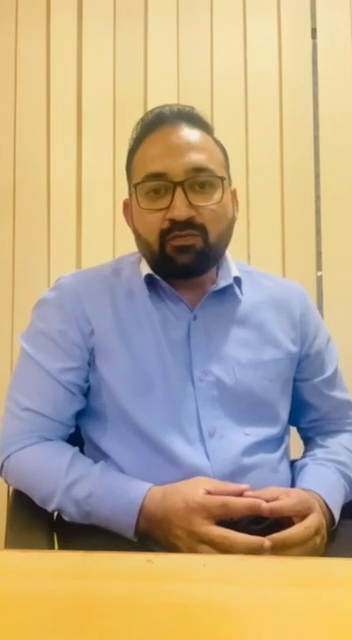
#> input picture frame 88 of _apps/crypto_bot/media/Video_4-4.mp4, 352 x 640 px, given in place of VIDEO.mp4, which was not available
$ python make_circle_video.py
#> lines starting #> are read from the running program, lines starting #| are printed output that depends on the picture; after the words box and inside, x2 and y2 are one past the last pixel; in counts of white or black regions, pixels touching at a corner belong together; pictures that were not available may be replaced by others from this repository, and a replacement may not be noted

import cv2
import numpy as np
from PIL import Image, ImageDraw

# Функция для создания круглого макета
def create_circular_mask(h, w, center=None, radius=None):
    if center is None:
        center = (int(w/2), int(h/2))
    if radius is None:
        radius = min(center)

    Y, X = np.ogrid[:h, :w]
    dist_from_center = np.sqrt((X - center[0])**2 + (Y-center[1])**2)

    mask = dist_from_center <= radius
    return mask

# Открываем видео
video = cv2.VideoCapture("./_apps/circle_video/media/VIDEO.mp4")

# Создаем новое видео
fourcc = cv2.VideoWriter_fourcc(*"mp4v")
out = cv2.VideoWriter("new_video.mp4", fourcc, 30.0, (400, 400))

while True:
    ret, frame = video.read()
#> frame is the input picture: shape (640, 352, 3); mean B, G, R 138.9, 167.9, 185.8
    if not ret:
        break

    # Преобразуем кадр в изображение PIL
    img = Image.fromarray(cv2.cvtColor(frame, cv2.COLOR_BGR2RGB))

    # Создаем круглую маску
    mask = create_circular_mask(img.size[1], img.size[0])

    # Применяем маску к изображению
    masked_img = Image.fromarray(np.array(img) * np.expand_dims(mask, axis=2))
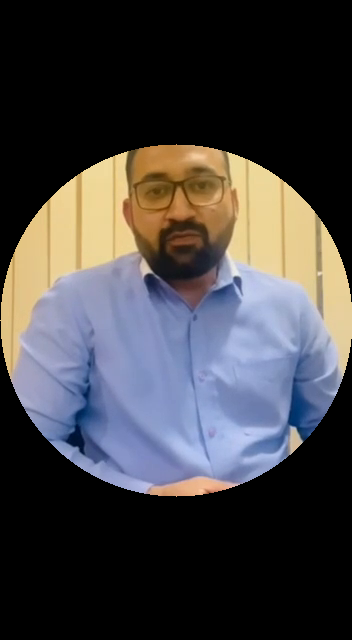
#> masked_img: PIL image 352x640 RGB; mean R, G, B 67.8, 65.8, 67.6
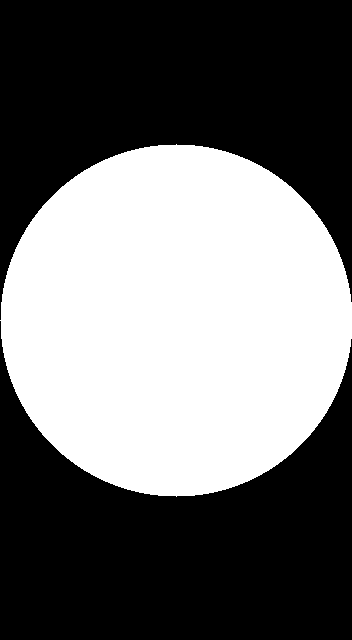
#> mask: shape (640, 352) bool; 43.2% white; 1 white region, box (x1, y1, x2, y2) and area: (0, 144, 352, 497) 97272

    # Преобразуем изображение обратно в кадр OpenCV
    masked_frame = cv2.cvtColor(np.array(masked_img), cv2.COLOR_RGB2BGR)
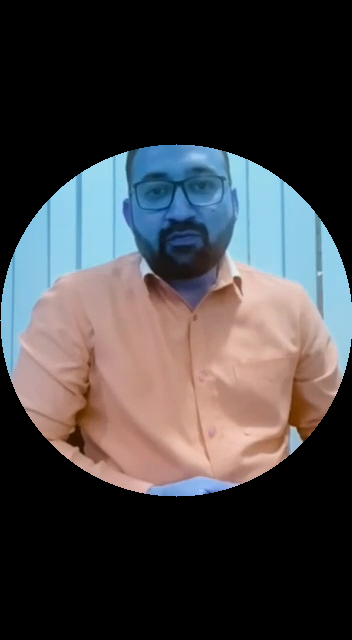
#> masked_frame: shape (640, 352, 3); mean R, G, B 67.6, 65.8, 67.8

    # Записываем кадр в новое видео
    out.write(masked_frame)

# Закрываем видео
video.release()
out.release()
cv2.destroyAllWindows()

$ run again, starting later in the video
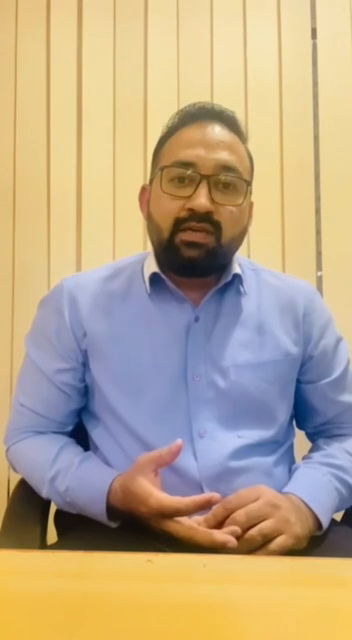
#> input picture frame 397 of _apps/crypto_bot/media/Video_4-4.mp4, 352 x 640 px, given in place of VIDEO.mp4, which was not available
#> frame is the input picture: shape (640, 352, 3); mean B, G, R 137.2, 166.8, 185.9
#> `masked_img = Image.fromarray(np.array(img) * np.expand_dims(mask, axis..`:
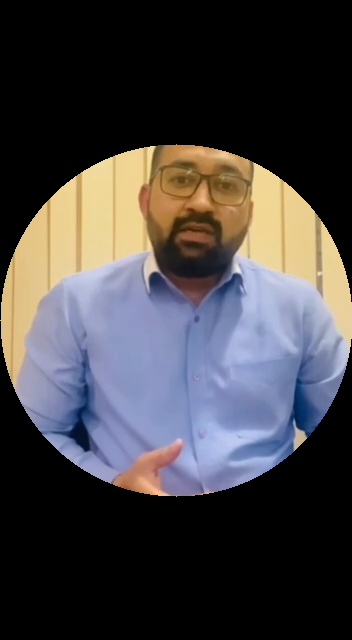
#> masked_img: PIL image 352x640 RGB; mean R, G, B 68.2, 65.5, 67.4
#> mask: shape (640, 352) bool; 43.2% white; 1 white region, box (x1, y1, x2, y2) and area: (0, 144, 352, 497) 97272
#> `masked_frame = cv2.cvtColor(np.array(masked_img), cv2.COLOR_RGB2BGR)`:
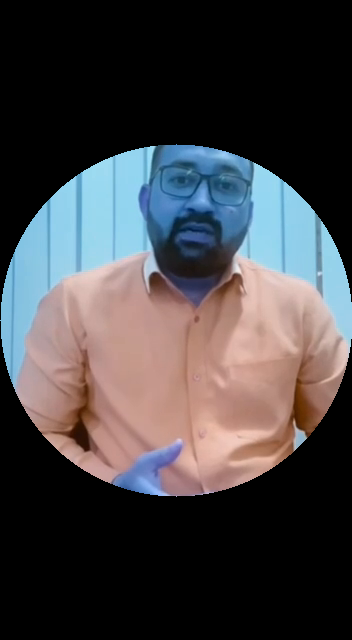
#> masked_frame: shape (640, 352, 3); mean R, G, B 67.4, 65.5, 68.2

$ run again, starting later in the video
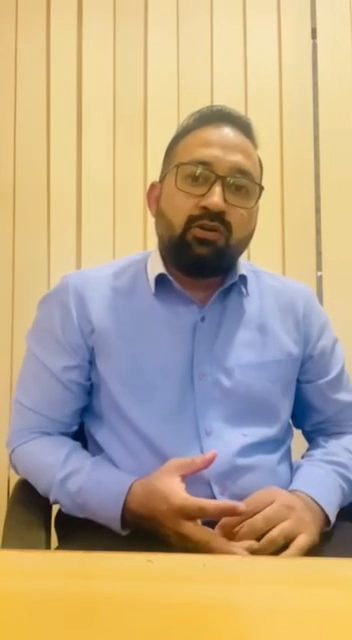
#> input picture frame 707 of _apps/crypto_bot/media/Video_4-4.mp4, 352 x 640 px, given in place of VIDEO.mp4, which was not available
#> frame is the input picture: shape (640, 352, 3); mean B, G, R 137.8, 167.5, 186.4
#> `masked_img = Image.fromarray(np.array(img) * np.expand_dims(mask, axis..`:
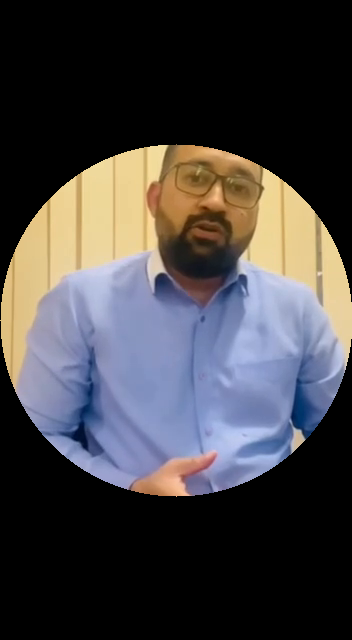
#> masked_img: PIL image 352x640 RGB; mean R, G, B 67.9, 65.5, 67.2
#> mask: shape (640, 352) bool; 43.2% white; 1 white region, box (x1, y1, x2, y2) and area: (0, 144, 352, 497) 97272
#> `masked_frame = cv2.cvtColor(np.array(masked_img), cv2.COLOR_RGB2BGR)`:
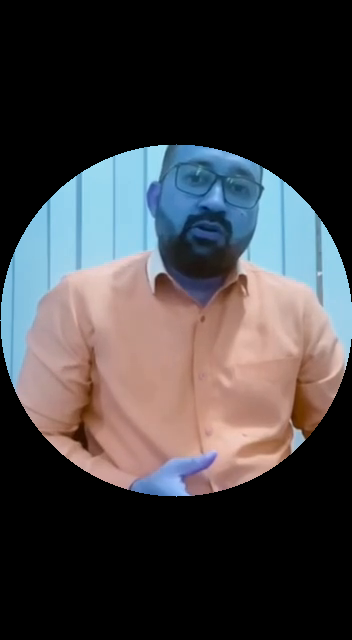
#> masked_frame: shape (640, 352, 3); mean R, G, B 67.2, 65.5, 67.9
